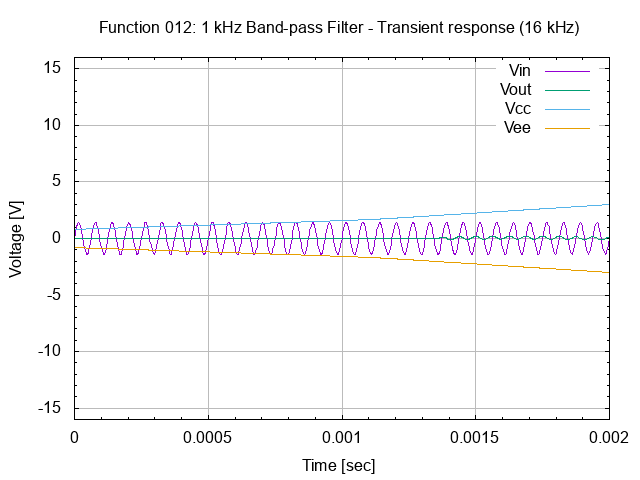

Write gnuplot code to recreate this figure.
# set terminal
set term png

# set graph
set output "26.012.00.01.02.03.png"
set title "Function 012: 1 kHz Band-pass Filter - Transient response (16 kHz)"

# setup Y-axis
set yrange [-16:16]
set grid ytics lt 1 lw 1 lc rgb "#bbbbbb"
set mytics
set ylabel "Voltage [V]"

# setup X-axis
set grid xtics lt 1 lw 1 lc rgb "#bbbbbb"
set mxtics
set xrange [0:0.002]
set xlabel "Time [sec]"

# setup plot style
set style data lines
plot '26.012.00.01.02.dat' using 1:2 title "Vin", \
     '26.012.00.01.02.dat' using 1:3 title "Vout", \
     '26.012.00.01.02.dat' using 1:4 title "Vcc", \
     '26.012.00.01.02.dat' using 1:5 title "Vee"

# set output back to default
set output

# reset terminal type
set terminal pop
